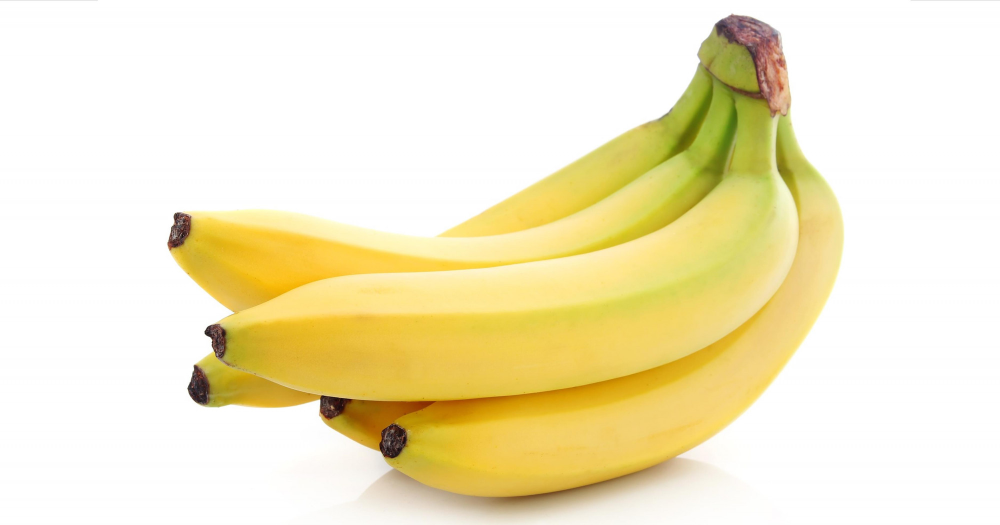
#> input picture cv2/Images/Bananas.jpg, 2000 x 1050 px, found by its file name (shown at 1/2 size)
$ python test.py
#> lines starting #> are read from the running program, lines starting #| are printed output that depends on the picture
import os
import time
from PIL import Image
import cv2 as cv
import matplotlib.pyplot as plt

def generateImg(path):

#> called with path = 'Images/Bananas.jpg'
    img = Image.open(path)
#> img is the input picture: PIL image 2000x1050 RGB; mean R, G, B 243.4, 233.9, 197.4
    name = path.split('/')[-1]
    refname = name.split('.')[0]
    extension=name.split('.')[-1]
    print(refname)
    img.save('data/{}.{}'.format(refname,extension))

    os.system('''python main.py --choose_test_data=-1''')

    imgload = cv.imread(path)
    imgload = cv.resize(imgload, (500,500))
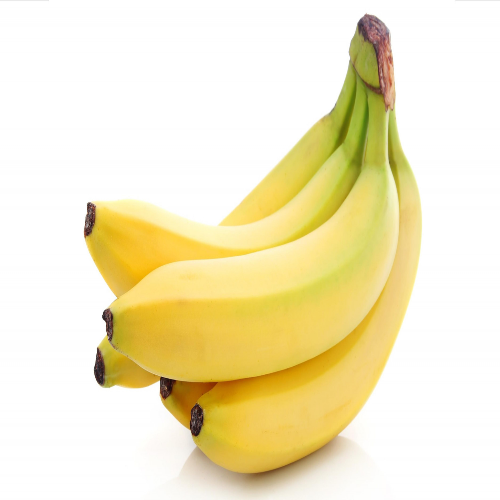
#> imgload: shape (500, 500, 3); mean B, G, R 197.4, 233.8, 243.4

    imgedge = cv.imread('result/BIPED2CLASSIC/fused/{}.png'.format(refname))
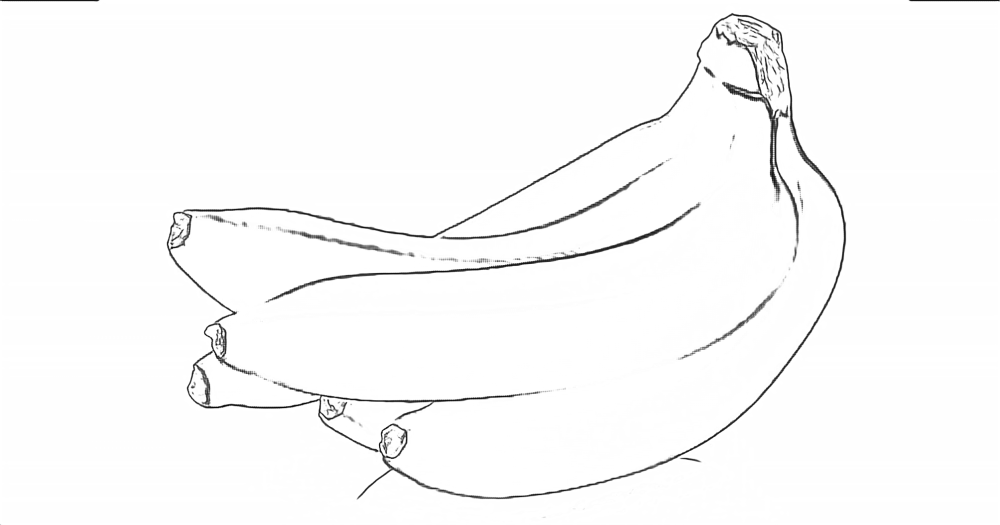
#> input picture cv2/Model/result/BIPED2CLASSIC/fused/Bananas.png, 2000 x 1050 px (shown at 1/2 size)
#> imgedge is the input picture: shape (1050, 2000, 3); min 1, max 255, mean 250.2
    imgedge = cv.resize(imgedge, (500,500))
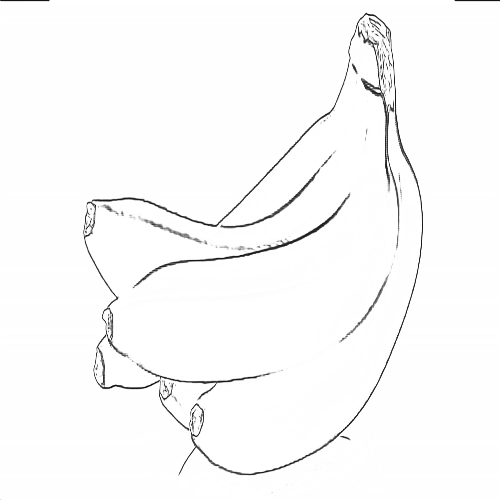
#> imgedge: shape (500, 500, 3); min 10, max 255, mean 250.2
    imgedge = cv.cvtColor(imgedge, cv.COLOR_BGR2GRAY)
#> imgedge: shape (500, 500)
    return imgedge

img = generateImg('Images/Bananas.jpg')
cv.imshow("edge",img)
key = cv.waitKey(0)
#> (key Esc is pressed here)
